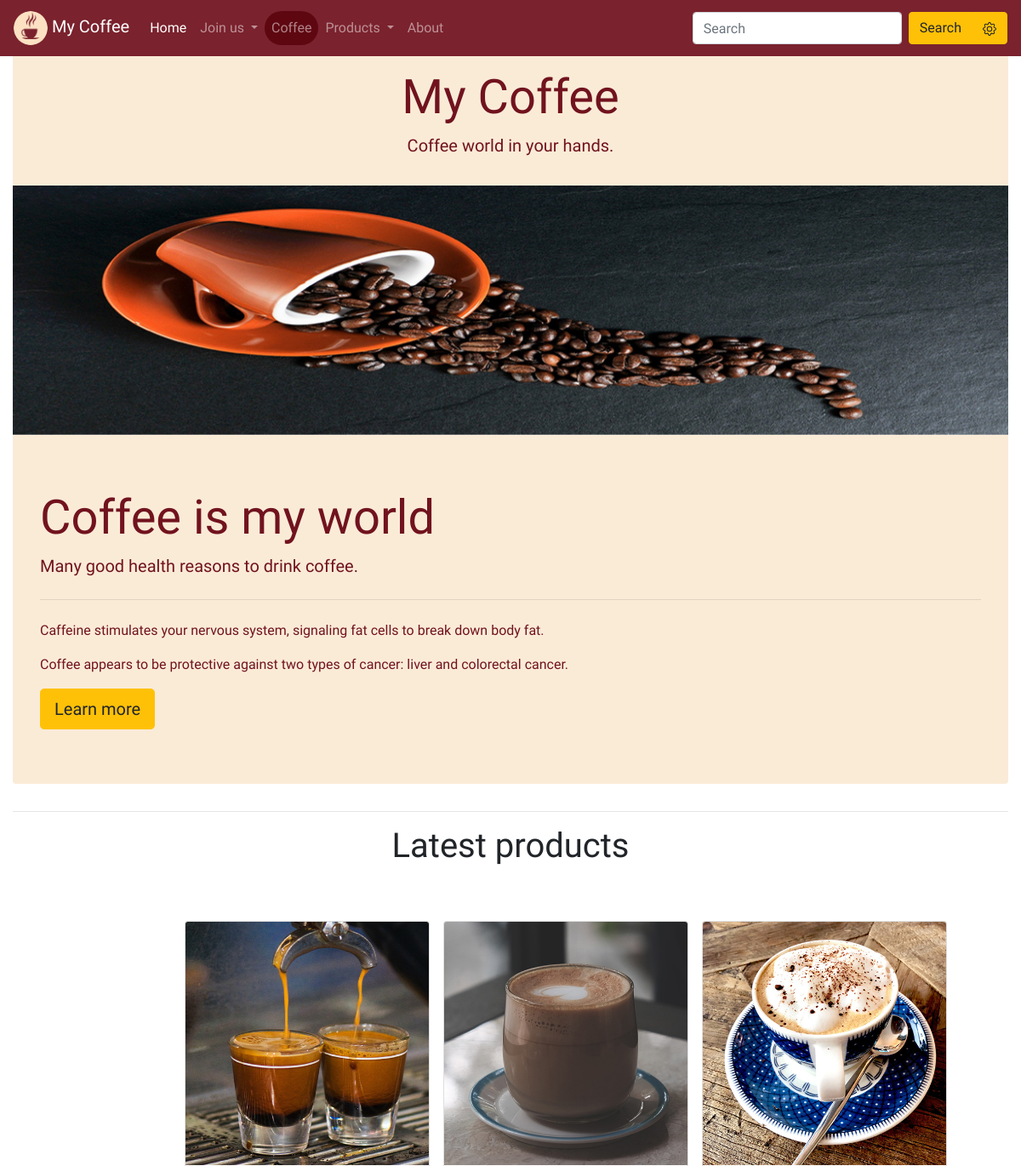
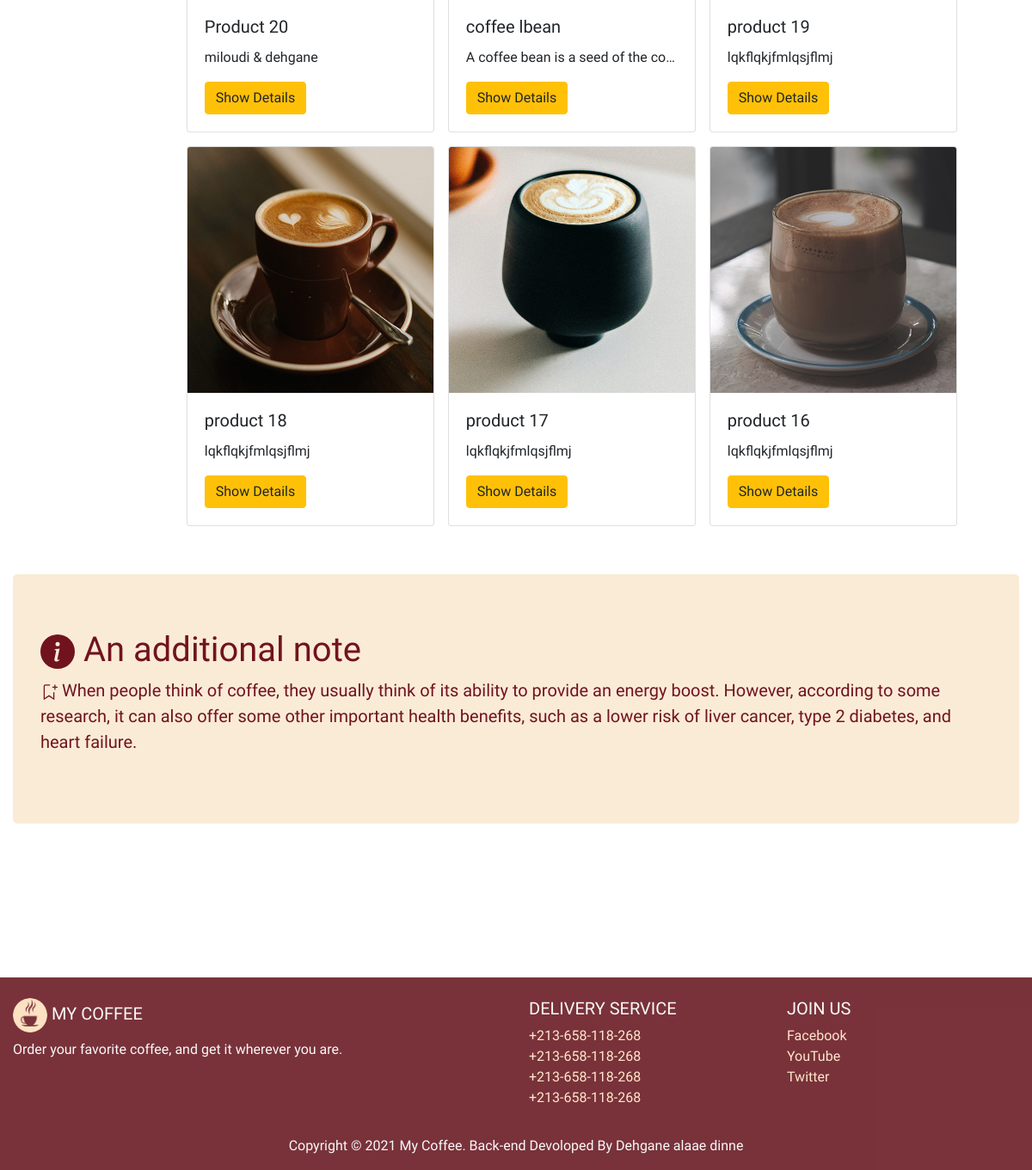
The page / on the database its author committed (2 pictures, top to bottom).
### products/models.py (models this page shows, shortened)
class Product(models.Model):
    name = models.CharField(max_length=150)
    description = models.TextField()
    price = models.DecimalField(max_digits=6 , decimal_places = 2)
    photo = models.ImageField(upload_to = 'photos/%Y/%m/%d/', blank=True, null=True)
    is_active = models.BooleanField(default = True)
    publish_date = models.DateTimeField(auto_now_add=True)
    class Meta:
        ordering = ['-publish_date']

### pages/views.py (the view)
# urls.py: path('' , views.index , name='index'),
def index(request):
    products = Product.objects.all()
    context={
        'products':products
    }
    return render(request , 'pages/index.html' , context)

### templates/pages/index.html (shortened to what this page needs)
{% extends 'base.html' %}
{% load static %}
{% block content %}
<div class="container-fluid">
    <section>
      <div class="jumbotron jumbotron-fluid p-3 m-0 text-center" >
        <div class="d-inline-block align-top" >
          <h1 class="display-4">My Coffee</h1>
          <p class="lead" >
            Coffee world in your hands.
          </p>
        </div>
      </div>
    </section>
    <section>
      <div id="carouselMyCoffee" class="carousel slide carousel-fade" data-ride="carousel">
        <div class="carousel-inner">
          <div class="carousel-item active" data-interval="1500">
              <img src="{% static 'img/img1.jpg' %}" class="d-block w-100" alt="...">
          </div>
        </div>
      </div>
    </section>
    <section>
      <div class="jumbotron rounded-bottom">
        <h1 class="display-4">Coffee is my world</h1>
        <p class="lead">Many good health reasons to drink coffee.</p>
        <hr class="my-4">
        <p>Caffeine stimulates your nervous system, signaling fat cells to break down body fat.</p>
        <p>Coffee appears to be protective against two types of cancer: liver and colorectal cancer.</p>
        <a class="btn btn-warning btn-lg" href="#" role="button">Learn more</a>
      </div>
    </section>
    <hr>
    <section>
      <h1 class="text-center">Latest products</h1>
      <div class="container-fluid">
        <div class="row p-5" style="padding-left: 17% !important;">
          {% for pro in products|slice:':6' %}
                <div>
                  <div class="card m-2" style="width: 18rem;">
                    <img src="{{ pro.photo.url }}" class="card-img-top" alt="...">
                    <div class="card-body">
                      <h5 class="card-title"> {{pro.name}}</h5>
                      <p class="card-text text-truncate">{{pro.description}}</p>
                      <a href="{% url 'product' pro_id=pro.id %}" class="btn btn-warning">Show Details</a>
                    </div>
                  </div>
                </div>
                  {% endfor %}
        </div>
      </div>
    </section>
    <section>
      <div class="jumbotron">
        <p class="h1">
          An additional note
        </p>
        <p class="lead">
          When people think of coffee, they usually think of its ability to provide an energy boost. However, according to some research, it can also offer some other important health benefits, such as a lower risk of liver cancer, type 2 diabetes, and heart failure.
        </p>
      </div>
    </section>
  </div>
{% endblock%}

### templates/base.html (shortened to what this page needs)
{% load static %}
<!DOCTYPE html>
<html lang="en">
<head>
    <link rel="stylesheet" href="{% static 'css/bootstrap.min.css' %}">
    <link rel="stylesheet" href="{% static 'css/style.css' %}">
    <link rel="stylesheet" href="{% static 'css/pretty-checkbox.min.css' %}">
</head>
<body>
    {% include 'partials/_navbar.html' %}
    {% block content%}
    {% endblock %}
    {% include 'partials/_footer.html' %}
</body>
</html>

### templates/partials/_navbar.html (shortened to what this page needs)
{% load static %}
<nav class="navbar navbar-expand-lg navbar-dark navbar-custom fixed-top">
    <a class="navbar-brand" href="{% url 'index' %}">
        <img src="{% static 'img/mycoffee.png' %}" class="img-brand" alt="My Coffee">
        My Coffee
    </a>
    <div class="collapse navbar-collapse" id="navbarSupportedContent">
        <ul class="navbar-nav mr-auto">
          <li
          {% if '/' == request.path %}
          class="nav-item active"
          {%else%}
          class="nav-item "
          {% endif %}
          >
              <a class="nav-link" href="{% url 'index' %}">Home <span class="sr-only">(current)</span></a>
          </li>
          <li
          {% if 'signin' in request.path or 'signup' in request.path or 'profile' in request.path %}
          class="nav-item dropdown active"
          {% else %}
          class="nav-item dropdown"
          {% endif %}
          >
            <a class="nav-link dropdown-toggle" href="#" id="navbarDropdown" role="button" data-toggle="dropdown" aria-haspopup="true" aria-expanded="false">
            {% if request.user.is_authenticated %}Welcome
            {% else %} Join us
            {% endif %}
            </a>
          </li>
          <li
          {% if 'coffee' in request.path %}
          class="nav-item active"
          {% else %}
          class="nav-item"
          {% endif %}
          id="coffee-nav-item">
              <a class="nav-link" href="{% url 'coffee' %}">Coffee</a>
          </li>
          <li
          {% if 'product' in request.path or 'products' in request.path or 'search' in request.path%}
          class="nav-item dropdown active"
          {% else %}
          class="nav-item dropdown"
          {% endif %}
          >
            <a class="nav-link dropdown-toggle" href="#" id="navbarDropdown" role="button" data-toggle="dropdown" aria-haspopup="true" aria-expanded="false">
            Products
            </a>
          </li>
          <li
          {% if 'about' in request.path %}
          class="nav-item active"
          {% else %}
          class="nav-item"
          {% endif %}
          >
            <a class="nav-link" href="{% url 'about' %}">About</a>
          </li>
        </ul>
        <form action='{% url "products" %}' class="form-inline my-2 my-lg-0">
        <input class="form-control mr-sm-2 remove-outline" name= 'searchname' type="search" placeholder="Search" aria-label="Search">
        <div class="btn-group" role="group">
          <button class="btn btn-warning my-2 my-sm-0" type="submit">Search</button>
          <a href="{% url 'search' %}" class="btn btn-warning my-2 my-sm-0" type="submit">
          </a>
        </div>
        </form>
    </div>
</nav>

### templates/partials/_footer.html (shortened to what this page needs)
{%load static %}
<footer class="pt-4 navbar-custom text-light">
    <div class="container-fluid text-center text-md-left">
      <div class="row">
        <div class="col-md-6 mt-md-0 mt-3">
          <h5 class="text-uppercase">
            <img src="{% static 'img/mycoffee.png' %}" class="img-brand" alt="My Coffee">
            My Coffee
          </h5>
          <p>Order your favorite coffee, and get it wherever you are.</p>
        </div>
        <div class="col-md-3 mb-md-0 mb-3">
          <h5 class="text-uppercase">Delivery Service</h5>
          <ul class="list-unstyled">
            <li><a href="tel:333333333">+213-658-118-268</a></li>
            <li><a href="tel:444333332">+213-658-118-268</a></li>
            <li><a href="tel:555333331">+213-658-118-268</a></li>
            <li><a href="tel:666333333">+213-658-118-268</a></li>
          </ul>
        </div>
        <div class="col-md-3 mb-md-0 mb-3">
          <h5 class="text-uppercase">Join Us</h5>
          <ul class="list-unstyled">
            <li><a href="#">Facebook</a></li>
            <li><a href="#">YouTube</a></li>
            <li><a href="#">Twitter</a></li>
          </ul>
        </div>
      </div>
    </div>
    <div class="text-center py-3">
      Copyright &copy; <span class="year"></span> My Coffee. Back-end Devoloped By Dehgane alaae dinne
    </div>
  </footer>

### mycoffee/static/css/style.css (style rules this page uses)
html, body { height: 100%; width: 100%; }
a { color: rgb(255, 231, 204) ; }
body { font-family: 'Merienda', cursive; padding-top:65px; }
.img-brand { width:40px; height:40px; transition: 0.5s; border-radius: 20px; }
.navbar-brand { font-family: 'Gloria Hallelujah', cursive; transition: 0.5s; }
.navbar-custom { transition:0.5s; background-color: #5A020Cce; }
.navbar li { transition: 0.5s; }
#coffee-nav-item { background-color:#5A020Cce; border-radius: 25px; }
.carousel-inner img { width: 100%; height: 100%; }
.jumbotron { background-color: antiquewhite; color: #71131E; }
.rounded-bottom { border-top-left-radius: 0 !important; border-top-right-radius: 0 !important; }
footer { position: relative; bottom: -20%; clear: both; }

### rows shown on the page
Product: photo (picture), name "Product 20", description "miloudi & dehgane"
Product: photo (picture), name "coffee lbean", description "A coffee bean is a seed of the co…"
Product: photo (picture), name "product 19", description "lqkflqkjfmlqsjflmj"
Product: photo (picture), name "product 18", description "lqkflqkjfmlqsjflmj"
Product: photo (picture), name "product 17", description "lqkflqkjfmlqsjflmj"
Product: photo (picture), name "product 16", description "lqkflqkjfmlqsjflmj"
